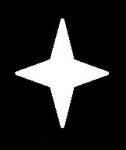
//> input picture Python/images/star3.jpg, 126 x 150 px
$ ./OpenCvDemo   (built with g++ and OpenCV 4)
//> lines starting //> are read from the running program, lines starting //| are printed output that depends on the picture; after the words box and inside, x2 and y2 are one past the last pixel; in counts of white or black regions, pixels touching at a corner belong together
/*
OpenCv版本 opencv-4.5.5-vc14_vc15
内容：轮廓的性质
博客：http://www.bilibili996.com/Course?id=4292381000261
作者：高仁宝
时间：2023.11
*/

#include <opencv2/opencv.hpp>
#include <opencv2/cvconfig.h>
#include <opencv2/imgproc/imgproc.hpp>
#include <opencv2/highgui/highgui.hpp>

#include <string>
#include <cmath>
#include <iostream>

using namespace cv;
using namespace std;

void test1(vector<Point> cnt)
{
    // 边界矩形的宽高比
    Rect rect = cv::boundingRect(cnt);
    float aspect_ratio = (float)rect.width / (float)rect.height;
    cout << "边界矩形的宽高比:" << aspect_ratio << endl;
}
void test2(vector<Point> cnt)
{
    // Extent轮廓面积与边界矩形面积的比
    double area = cv::contourArea(cnt);
    Rect rect = cv::boundingRect(cnt);
    double rect_area = rect.width * rect.height;
    double extent = area / rect_area;
    cout << "Extent轮廓面积与边界矩形面积的比:" << extent << endl;
}
void test3(vector<Point> cnt)
{
    // Solidity轮廓面积与凸包面积的比。
    double area = cv::contourArea(cnt);
    vector<Point> hull;
    cv::convexHull(cnt, hull);
    double hull_area = cv::contourArea(hull);
    double solidity = area / hull_area;
    cout << "Solidity轮廓面积与凸包面积的比:" << solidity << endl;
}
void test4(vector<Point> cnt)
{
    // Equivalent Diameter与轮廓面积相等的圆形的直径
    double area = cv::contourArea(cnt);
    double equi_diameter = sqrt(4 * area / CV_PI);
    cout << "Equivalent Diameter与轮廓面积相等的圆形的直径:" << equi_diameter << endl;
}
void test5(vector<Point> cnt)
{
    // Orientation对象的方向下的方法会返回长轴和短轴的长度
    RotatedRect rect = cv::fitEllipse(cnt);
    cout << "Orientation对象的方向下的方法会返回长轴和短轴的长度:" << rect.center << "," << rect.size << "," << rect.angle << endl;
}
void test6(Mat imgray, vector<Point> cnt)
{
    // Mask and Pixel Points掩模和像素点
    Mat mask(imgray.size(), CV_8U);
    mask = Scalar::all(0);

    vector<vector<Point>> cnts;
    cnts.push_back(cnt);
    cv::drawContours(mask, cnts, 0, 255, -1);

    // 最大值和最小值及它们的位置
    double minValue;
    double maxValue;
    Point minLocation;
    Point maxLocation;
    minMaxLoc(imgray, &minValue, &maxValue, &minLocation, &maxLocation, Mat());
    cout << "最大值和最小值及它们的位置:" << minValue << "," << maxValue << "," << minLocation << "," << maxLocation << endl;

    // 我们也可以使用相同的掩模求一个对象的平均颜色或平均灰度
    Scalar mean_val = cv::mean(imgray, mask);
    cout << "平均色:" << mean_val << endl;
}

void test7(Mat img, vector<Point> cnt)
{
    Point topmost = *std::min_element(cnt.begin(), cnt.end(), [](const Point& a, const Point& b) { return a.y < b.y; });// 最上面
    Point bottommost = *std::min_element(cnt.begin(), cnt.end(), [](const Point& a, const Point& b) { return a.y > b.y; }); // 最下面
    Point leftmost = *std::min_element(cnt.begin(), cnt.end(), [](const Point& a, const Point& b) { return a.x < b.x; });// 最左面
    Point rightmost = *std::min_element(cnt.begin(), cnt.end(), [](const Point& a, const Point& b) { return a.x > b.x; }); // 最右面

    cout << "最上面:" << topmost << endl;
    cout << "最下面:" << bottommost << endl;
    cout << "最左:" << leftmost << endl;
    cout << "最右:" << rightmost << endl;

    cv::circle(img, topmost, 5, Scalar(0, 0, 255), -1);
    cv::circle(img, bottommost, 5, Scalar(0, 0, 255), -1);
    cv::circle(img, leftmost, 5, Scalar(0, 0, 255), -1);
    cv::circle(img, rightmost, 5, Scalar(0, 0, 255), -1);
    cv::imshow("img", img);
    cv::waitKey(0);
}

int main()
{
    Mat srcImage = cv::imread("../images/star3.jpg");
//> srcImage is the input picture: 150 rows x 126 cols, CV_8UC3; min 0, max 255, mean 39.3
    Mat img;
    cv::cvtColor(srcImage, img, COLOR_BGR2GRAY);

    Mat thresh;
    cv::threshold(img, thresh, 127, 255, THRESH_BINARY);
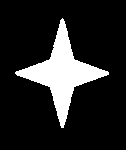
//> thresh: 150 rows x 126 cols, CV_8UC1; 15.1% white; 1 white region
    vector<vector<Point>> contours;
    vector<Vec4i> hierarcy;
    findContours(thresh, contours, hierarcy, RETR_TREE, CHAIN_APPROX_SIMPLE, Point(0, 0));
//> contours = 1 contour; box (x1, y1, x2, y2) and area: (15, 18, 109, 128) 2710
    cout << "contours len:" << contours.size() << endl;
//| contours len:1
    vector<Point> cnt = contours[0];  // contours 有三个，挑个最大的，方便演示
//> cnt = contour of 195 points, box (x1, y1, x2, y2) (15, 18, 109, 128), area 2710

    test1(cnt);
//> in test1, `Rect rect = cv::boundingRect(cnt);`: rect = Rect(15, 18, 94, 110)
//> in test1, `float aspect_ratio = (float)rect.width / (float)rect.height;`: aspect_ratio = 0.855
//| 边界矩形的宽高比:0.854545
    test2(cnt);
//> in test2, `double area = cv::contourArea(cnt);`: area = 2709.5
//> in test2, `Rect rect = cv::boundingRect(cnt);`: rect = Rect(15, 18, 94, 110)
//> in test2, `double rect_area = rect.width * rect.height;`: rect_area = 10340
//> in test2, `double extent = area / rect_area;`: extent = 0.262
//| Extent轮廓面积与边界矩形面积的比:0.262041
    test3(cnt);
//> in test3, `double area = cv::contourArea(cnt);`: area = 2709.5
//> in test3, `cv::convexHull(cnt, hull);`: hull = contour of 9 points, box (x1, y1, x2, y2) (15, 18, 109, 128), area 5202
//> in test3, `double hull_area = cv::contourArea(hull);`: hull_area = 5202.5
//> in test3, `double solidity = area / hull_area;`: solidity = 0.521
//| Solidity轮廓面积与凸包面积的比:0.520807
    test4(cnt);
//> in test4, `double area = cv::contourArea(cnt);`: area = 2709.5
//> in test4, `double equi_diameter = sqrt(4 * area / CV_PI);`: equi_diameter = 58.74
//| Equivalent Diameter与轮廓面积相等的圆形的直径:58.7354
    test5(cnt);
//> in test5, `RotatedRect rect = cv::fitEllipse(cnt);`: rect = centre (61.9, 73.1), size (72.8, 86.6), angle 7.8
//| Orientation对象的方向下的方法会返回长轴和短轴的长度:[61.9455, 73.0696],[72.7827 x 86.6273],7.79376
    test6(img, cnt);
//> in test6, `cnts.push_back(cnt);`: cnts has the same summary as contours outside test6
//> in test6, `minMaxLoc(imgray, &minValue, &maxValue, &minLocation, &maxLocation, Ma..`: minValue = 0; maxValue = 255; minLocation = Point(63, 16); maxLocation = Point(62, 19)
//| 最大值和最小值及它们的位置:0,255,[63, 16],[62, 19]
//> in test6, `Scalar mean_val = cv::mean(imgray, mask);`: mean_val = Scalar(248.4)
//| 平均色:[248.368, 0, 0, 0]
    test7(srcImage, cnt);
//> in test7, `Point topmost = *std::min_element(cnt.begin(), cnt.end(), [](const Poi..`: topmost = Point(62, 18)
//> in test7, `Point bottommost = *std::min_element(cnt.begin(), cnt.end(), [](const ..`: bottommost = Point(61, 127)
//> in test7, `Point leftmost = *std::min_element(cnt.begin(), cnt.end(), [](const Po..`: leftmost = Point(15, 72)
//> in test7, `Point rightmost = *std::min_element(cnt.begin(), cnt.end(), [](const P..`: rightmost = Point(108, 74)
//| 最上面:[62, 18]
//| 最下面:[61, 127]
//| 最左:[15, 72]
//| 最右:[108, 74]
//> in test7, `cv::circle(img, topmost, 5, Scalar(0, 0, 255), -1);`:
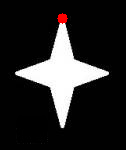
//> img: 150 rows x 126 cols, CV_8UC3; 0.43% of pixels changed, all inside (x1, y1, x2, y2) = (57, 13, 68, 24)
//> in test7, `cv::circle(img, bottommost, 5, Scalar(0, 0, 255), -1);`:
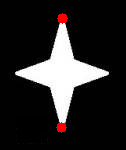
//> img: 150 rows x 126 cols, CV_8UC3; 0.43% of pixels changed, all inside (x1, y1, x2, y2) = (56, 122, 67, 133)
//> in test7, `cv::circle(img, leftmost, 5, Scalar(0, 0, 255), -1);`:
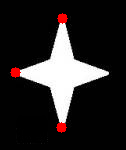
//> img: 150 rows x 126 cols, CV_8UC3; 0.43% of pixels changed, all inside (x1, y1, x2, y2) = (10, 67, 21, 78)
//> in test7, `cv::circle(img, rightmost, 5, Scalar(0, 0, 255), -1);`:
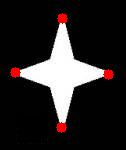
//> img: 150 rows x 126 cols, CV_8UC3; 0.43% of pixels changed, all inside (x1, y1, x2, y2) = (103, 69, 114, 80)
}
